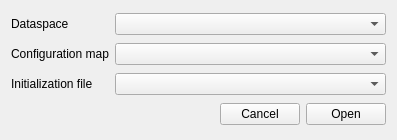
<?xml version="1.0" encoding="UTF-8"?>
<ui version="4.0">
 <class>SDMB_openWidgetClass</class>
 <widget class="QWidget" name="SDMB_openWidgetClass">
  <property name="geometry">
   <rect>
    <x>0</x>
    <y>0</y>
    <width>397</width>
    <height>140</height>
   </rect>
  </property>
  <property name="windowTitle">
   <string>Open dataspace</string>
  </property>
  <layout class="QGridLayout" name="gridLayout">
   <item row="0" column="0">
    <widget class="QLabel" name="lb_dataspace">
     <property name="text">
      <string>Dataspace</string>
     </property>
    </widget>
   </item>
   <item row="1" column="0">
    <widget class="QLabel" name="lb_cfgMap">
     <property name="text">
      <string>Configuration map</string>
     </property>
    </widget>
   </item>
   <item row="2" column="0">
    <widget class="QLabel" name="lbl_initFile">
     <property name="text">
      <string>Initialization file</string>
     </property>
    </widget>
   </item>
   <item row="0" column="1">
    <widget class="QComboBox" name="cb_dataspace">
     <property name="sizePolicy">
      <sizepolicy hsizetype="Expanding" vsizetype="Fixed">
       <horstretch>0</horstretch>
       <verstretch>0</verstretch>
      </sizepolicy>
     </property>
    </widget>
   </item>
   <item row="1" column="1">
    <widget class="QComboBox" name="cb_cfgMap">
     <property name="sizePolicy">
      <sizepolicy hsizetype="Expanding" vsizetype="Fixed">
       <horstretch>0</horstretch>
       <verstretch>0</verstretch>
      </sizepolicy>
     </property>
    </widget>
   </item>
   <item row="2" column="1">
    <widget class="QComboBox" name="cb_initFile">
     <property name="sizePolicy">
      <sizepolicy hsizetype="Expanding" vsizetype="Fixed">
       <horstretch>0</horstretch>
       <verstretch>0</verstretch>
      </sizepolicy>
     </property>
    </widget>
   </item>
   <item row="3" column="0" colspan="2">
    <layout class="QHBoxLayout" name="horizontalLayout">
     <item>
      <spacer name="horizontalSpacer">
       <property name="orientation">
        <enum>Qt::Horizontal</enum>
       </property>
       <property name="sizeHint" stdset="0">
        <size>
         <width>40</width>
         <height>20</height>
        </size>
       </property>
      </spacer>
     </item>
     <item>
      <widget class="QPushButton" name="pb_cancel">
       <property name="text">
        <string>Cancel</string>
       </property>
      </widget>
     </item>
     <item>
      <widget class="QPushButton" name="pb_open">
       <property name="text">
        <string>Open</string>
       </property>
      </widget>
     </item>
    </layout>
   </item>
  </layout>
 </widget>
 <layoutdefault spacing="6" margin="11"/>
 <resources/>
 <connections/>
</ui>
